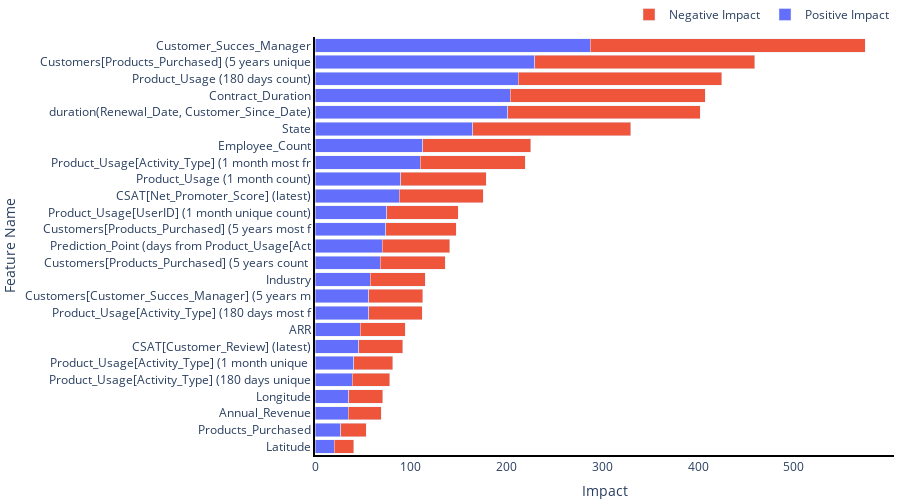

Write notebook code for a chart like this one.
### Code cell
# feature impact split by positive class predictions
threshold = 0.15
positive_preds = melted.loc[melted['class_1']>=threshold, :].copy()
plot_signed_feature_impact(positive_preds, height=500, n=25)

### Figure 1 — Plotly figure (JSON) as saved in the notebook; plotly's stock layout.template omitted (floating-point values rounded to 4 significant figures)
{"data": [{"hovertemplate": "<b>Feature Name:</b> %{y} <br><b>Feature Strength:</b> %{x}<extra></extra>", "name": "Positive Impact", "orientation": "h", "type": "bar", "x": [20.2, 26.84, 34.49, 35.43, 38.89, 40.47, 45.92, 47.18, 55.96, 56.17, 57.42, 68.05, 70.29, 73.68, 74.82, 87.94, 89.44, 109.8, 112.6, 164.9, 201.2, 203.7, 212.3, 229.6, 287.1], "y": ["Latitude", "Products_Purchased", "Annual_Revenue", "Longitude", "Product_Usage[Activity_Type] (180 days unique count)", "Product_Usage[Activity_Type] (1 month unique count)", "CSAT[Customer_Review] (latest)", "ARR", "Product_Usage[Activity_Type] (180 days most frequent)", "Customers[Customer_Succes_Manager] (5 years most frequent)", "Industry", "Customers[Products_Purchased] (5 years count of business_essentials)", "Prediction_Point (days from Product_Usage[Activity_Timestamp]) (180 days avg)", "Customers[Products_Purchased] (5 years most frequent)", "Product_Usage[UserID] (1 month unique count)", "CSAT[Net_Promoter_Score] (latest)", "Product_Usage (1 month count)", "Product_Usage[Activity_Type] (1 month most frequent)", "Employee_Count", "State", "duration(Renewal_Date, Customer_Since_Date)", "Contract_Duration", "Product_Usage (180 days count)", "Customers[Products_Purchased] (5 years unique count)", "Customer_Succes_Manager"]}, {"hovertemplate": "<b>Feature Name:</b> %{y} <br><b>Feature Strength:</b> %{x}<extra></extra>", "name": "Negative Impact", "orientation": "h", "type": "bar", "x": [20.2, 26.84, 34.49, 35.43, 38.89, 40.47, 45.92, 47.18, 55.96, 56.17, 57.42, 68.05, 70.29, 73.68, 74.82, 87.94, 89.44, 109.8, 112.6, 164.9, 201.2, 203.7, 212.3, 229.6, 287.1], "y": ["Latitude", "Products_Purchased", "Annual_Revenue", "Longitude", "Product_Usage[Activity_Type] (180 days unique count)", "Product_Usage[Activity_Type] (1 month unique count)", "CSAT[Customer_Review] (latest)", "ARR", "Product_Usage[Activity_Type] (180 days most frequent)", "Customers[Customer_Succes_Manager] (5 years most frequent)", "Industry", "Customers[Products_Purchased] (5 years count of business_essentials)", "Prediction_Point (days from Product_Usage[Activity_Timestamp]) (180 days avg)", "Customers[Products_Purchased] (5 years most frequent)", "Product_Usage[UserID] (1 month unique count)", "CSAT[Net_Promoter_Score] (latest)", "Product_Usage (1 month count)", "Product_Usage[Activity_Type] (1 month most frequent)", "Employee_Count", "State", "duration(Renewal_Date, Customer_Since_Date)", "Contract_Duration", "Product_Usage (180 days count)", "Customers[Products_Purchased] (5 years unique count)", "Customer_Succes_Manager"]}], "layout": {"barmode": "stack", "height": 500, "hoverlabel": {"bgcolor": "white", "font": {"family": "Rockwell", "size": 16}, "namelength": -1}, "legend": {"orientation": "h", "x": 1, "xanchor": "right", "y": 1.02, "yanchor": "bottom"}, "margin": {"b": 20, "l": 20, "r": 0, "t": 20}, "plot_bgcolor": "rgba(0,0,0,0)", "xaxis": {"linecolor": "black", "linewidth": 2, "showline": true, "title": {"text": "Impact"}}, "yaxis": {"linecolor": "black", "linewidth": 2, "showline": true, "ticktext": ["Latitude", "Products_Purchased", "Annual_Revenue", "Longitude", "Product_Usage[Activity_Type] (180 days unique", "Product_Usage[Activity_Type] (1 month unique ", "CSAT[Customer_Review] (latest)", "ARR", "Product_Usage[Activity_Type] (180 days most f", "Customers[Customer_Succes_Manager] (5 years m", "Industry", "Customers[Products_Purchased] (5 years count ", "Prediction_Point (days from Product_Usage[Act", "Customers[Products_Purchased] (5 years most f", "Product_Usage[UserID] (1 month unique count)", "CSAT[Net_Promoter_Score] (latest)", "Product_Usage (1 month count)", "Product_Usage[Activity_Type] (1 month most fr", "Employee_Count", "State", "duration(Renewal_Date, Customer_Since_Date)", "Contract_Duration", "Product_Usage (180 days count)", "Customers[Products_Purchased] (5 years unique", "Customer_Succes_Manager"], "tickvals": [0, 1, 2, 3, 4, 5, 6, 7, 8, 9, 10, 11, 12, 13, 14, 15, 16, 17, 18, 19, 20, 21, 22, 23, 24], "title": {"text": "Feature Name"}}}}
